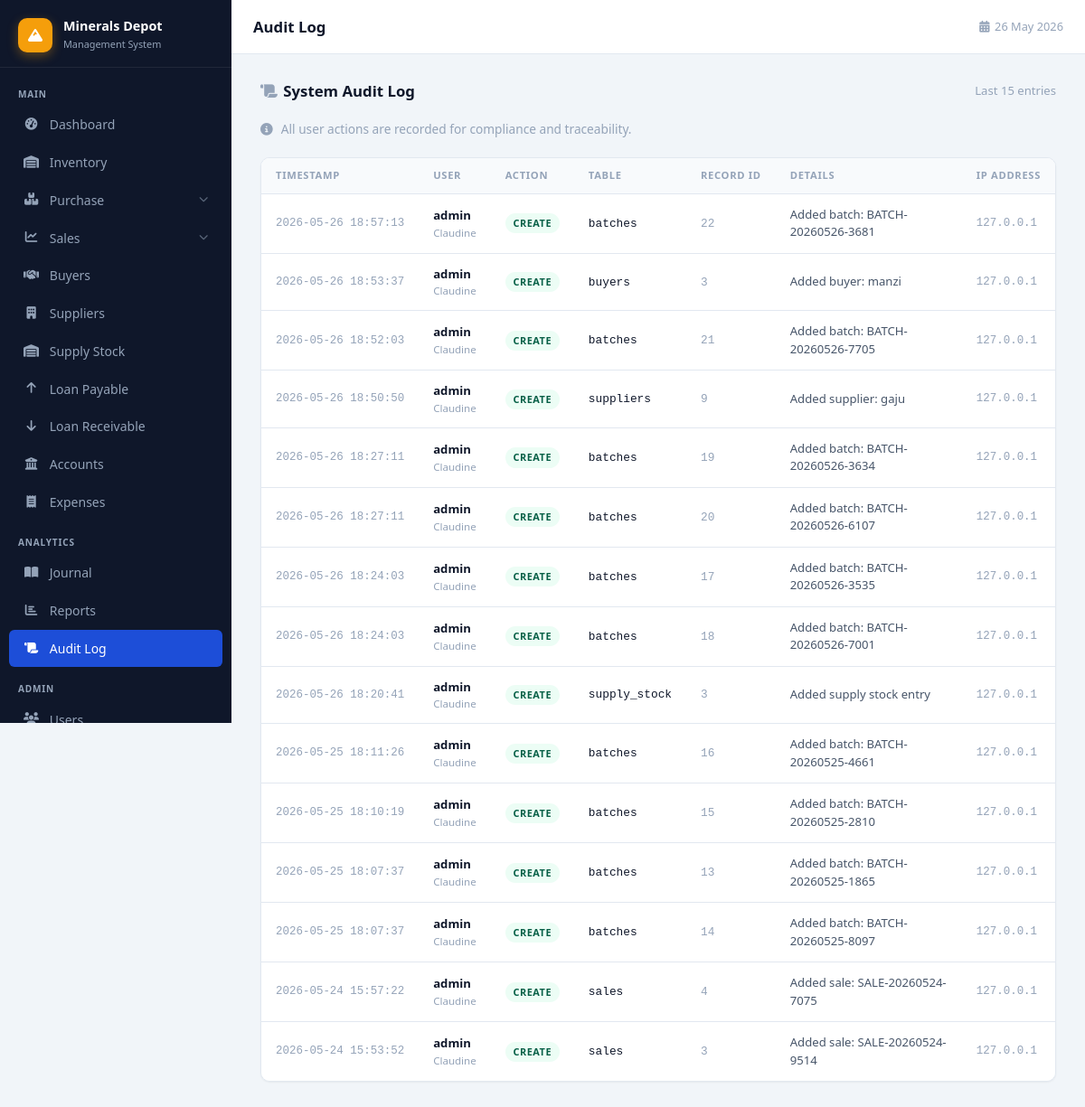
/audit_log.php (signed in), run on the app's committed database.
### tables this page shows
CREATE TABLE `audit_log` (
  `id` int(11) NOT NULL,
  `user_id` int(11) DEFAULT NULL,
  `action` varchar(100) DEFAULT NULL,
  `table_name` varchar(50) DEFAULT NULL,
  `record_id` int(11) DEFAULT NULL,
  `details` text DEFAULT NULL,
  `ip_address` varchar(45) DEFAULT NULL,
  `created_at` timestamp NOT NULL DEFAULT current_timestamp()
);

CREATE TABLE `users` (
  `id` int(11) NOT NULL,
  `username` varchar(50) NOT NULL,
  `password` varchar(255) NOT NULL,
  `full_name` varchar(100) NOT NULL,
  `email` varchar(100) DEFAULT NULL,
  `role` enum('admin','manager','storekeeper') DEFAULT 'storekeeper',
  `created_at` timestamp NOT NULL DEFAULT current_timestamp()
);

### audit_log.php (the view, shortened to what this page needs)
<?php
require_once 'config/database.php';
$logs = $pdo->query("
    SELECT al.*, u.username, u.full_name
    FROM audit_log al
    LEFT JOIN users u ON al.user_id = u.id
    ORDER BY al.created_at DESC
    LIMIT 200
")->fetchAll();
include 'includes/header.php';
?>
<div class="page-header">
    <h2><i class="fas fa-scroll" style="margin-right:.4rem;color:var(--text-muted)"></i>System Audit Log</h2>
    <span class="text-muted" style="font-size:.82rem">Last <?= count($logs) ?> entries</span>
</div>
<p class="text-muted mb-15" style="font-size:.855rem">
    <i class="fas fa-circle-info" style="margin-right:.35rem"></i>
    All user actions are recorded for compliance and traceability.
</p>
<div class="table-wrap">
    <table>
        <thead>
            <tr>
                <th>Timestamp</th>
                <th>User</th>
                <th>Action</th>
                <th>Table</th>
                <th>Record ID</th>
                <th>Details</th>
                <th>IP Address</th>
            </tr>
        </thead>
        <tbody>
            <?php foreach($logs as $log): ?>
            <tr>
                <td class="font-mono text-muted" style="font-size:.78rem;white-space:nowrap"><?= $log['created_at'] ?></td>
                <td>
                    <div class="fw-600" style="font-size:.82rem"><?= htmlspecialchars($log['username']??'System') ?></div>
                    <?php if($log['full_name']): ?>
                    <div class="text-muted" style="font-size:.72rem"><?= htmlspecialchars($log['full_name']) ?></div>
                    <?php endif; ?>
                </td>
                <td>
                    <?php
                    $ac = match($log['action']){
                        'CREATE' => 'badge-success',
                        'DELETE' => 'badge-danger',
                        'UPDATE' => 'badge-warning',
                        default  => 'badge-info'
                    };
                    ?>
                    <span class="badge <?= $ac ?>"><?= htmlspecialchars($log['action']) ?></span>
                </td>
                <td class="font-mono" style="font-size:.8rem"><?= htmlspecialchars($log['table_name']) ?></td>
                <td class="text-muted font-mono" style="font-size:.8rem"><?= $log['record_id'] ?></td>
                <td style="max-width:280px;font-size:.82rem;color:var(--text-sec)"><?= htmlspecialchars($log['details']) ?></td>
                <td class="font-mono text-muted" style="font-size:.78rem"><?= htmlspecialchars($log['ip_address']) ?></td>
            </tr>
            <?php endforeach; ?>
        </tbody>
    </table>
</div>
<?php include 'includes/footer.php'; ?>

### css/style.css (style rules this page uses)
:root { --sidebar-w: 256px; --topbar-h: 60px; --sidebar-bg: #0f172a; --sidebar-text: #94a3b8; --sidebar-hover: rgba(255,255,255,.07); --sidebar-active: #1d4ed8; --accent: #f59e0b; --primary: #3b82f6; --primary-dark: #1d4ed8; --success: #10b981; --danger: #ef4444; --warning: #f59e0b; --bg: #f1f5f9; --surface: #ffffff; --border: #e2e8f0; --text: #0f172a; --text-sec: #475569; --text-muted: #94a3b8; --shadow-sm: 0 1px 2px rgba(0,0,0,.05); --shadow: 0 1px 3px rgba(0,0,0,.10),0 1px 2px rgba(0,0,0,.06); --shadow-md: 0 4px 6px -1px rgba(0,0,0,.10),0 2px 4px -1px rgba(0,0,0,.06); --shadow-lg: 0 10px 25px -3px rgba(0,0,0,.15); --r-sm: 6px; --r: 10px; --r-lg: 16px; }
*,*::before,*::after { margin:0; padding:0; box-sizing:border-box; }
body { font-family:'Segoe UI',system-ui,-apple-system,sans-serif; background:var(--bg); color:var(--text); line-height:1.5; font-size:14px; }
.page-header { display:flex; align-items:center; justify-content:space-between; margin-bottom:1.25rem; flex-wrap:wrap; gap:.75rem; }
.page-header h2 { font-size:1.05rem; font-weight:700; }
.table-wrap { overflow-x:auto; border-radius:var(--r); border:1px solid var(--border); box-shadow:var(--shadow-sm); }
table { width:100%; border-collapse:collapse; background:var(--surface); font-size:.855rem; }
thead th { background:#f8fafc; color:var(--text-muted); font-weight:600; font-size:.7rem; text-transform:uppercase; letter-spacing:.06em; padding:.7rem 1rem; text-align:left; border-bottom:1px solid var(--border); white-space:nowrap; }
tbody td { padding:.8rem 1rem; border-bottom:1px solid var(--border); vertical-align:middle; }
tbody tr:last-child td { border-bottom:none; }
.badge { display:inline-flex; align-items:center; padding:.18rem .55rem; border-radius:999px; font-size:.68rem; font-weight:700; text-transform:uppercase; letter-spacing:.05em; white-space:nowrap; }
.badge-success { background:#ecfdf5; color:#065f46; }
.text-muted { color:var(--text-muted); }
.fw-600 { font-weight:600; }
.font-mono { font-family:'Consolas','Monaco',monospace; font-size:.85em; }
.mb-15 { margin-bottom:1.25rem; }

### data on the page
audit_log: created_at "2026-05-26 18:57:13", user.username "admin", user.full_name "Claudine", action "CREATE", table_name "batches", record "22", details "Added batch: BATCH-20260526-3681", ip_address "127.0.0.1"
audit_log: created_at "2026-05-26 18:53:37", user.username "admin", user.full_name "Claudine", action "CREATE", table_name "buyers", record "3", details "Added buyer: manzi", ip_address "127.0.0.1"
audit_log: created_at "2026-05-26 18:52:03", user.username "admin", user.full_name "Claudine", action "CREATE", table_name "batches", record "21", details "Added batch: BATCH-20260526-7705", ip_address "127.0.0.1"
audit_log: created_at "2026-05-26 18:50:50", user.username "admin", user.full_name "Claudine", action "CREATE", table_name "suppliers", record "9", details "Added supplier: gaju", ip_address "127.0.0.1"
audit_log: created_at "2026-05-26 18:27:11", user.username "admin", user.full_name "Claudine", action "CREATE", table_name "batches", record "19", details "Added batch: BATCH-20260526-3634", ip_address "127.0.0.1"
audit_log: created_at "2026-05-26 18:27:11", user.username "admin", user.full_name "Claudine", action "CREATE", table_name "batches", record "20", details "Added batch: BATCH-20260526-6107", ip_address "127.0.0.1"
audit_log: created_at "2026-05-26 18:24:03", user.username "admin", user.full_name "Claudine", action "CREATE", table_name "batches", record "17", details "Added batch: BATCH-20260526-3535", ip_address "127.0.0.1"
audit_log: created_at "2026-05-26 18:24:03", user.username "admin", user.full_name "Claudine", action "CREATE", table_name "batches", record "18", details "Added batch: BATCH-20260526-7001", ip_address "127.0.0.1"
audit_log: created_at "2026-05-26 18:20:41", user.username "admin", user.full_name "Claudine", action "CREATE", table_name "supply_stock", record "3", details "Added supply stock entry", ip_address "127.0.0.1"
audit_log: created_at "2026-05-25 18:11:26", user.username "admin", user.full_name "Claudine", action "CREATE", table_name "batches", record "16", details "Added batch: BATCH-20260525-4661", ip_address "127.0.0.1"
audit_log: created_at "2026-05-25 18:10:19", user.username "admin", user.full_name "Claudine", action "CREATE", table_name "batches", record "15", details "Added batch: BATCH-20260525-2810", ip_address "127.0.0.1"
audit_log: created_at "2026-05-25 18:07:37", user.username "admin", user.full_name "Claudine", action "CREATE", table_name "batches", record "13", details "Added batch: BATCH-20260525-1865", ip_address "127.0.0.1"
audit_log: created_at "2026-05-25 18:07:37", user.username "admin", user.full_name "Claudine", action "CREATE", table_name "batches", record "14", details "Added batch: BATCH-20260525-8097", ip_address "127.0.0.1"
audit_log: created_at "2026-05-24 15:57:22", user.username "admin", user.full_name "Claudine", action "CREATE", table_name "sales", record "4", details "Added sale: SALE-20260524-7075", ip_address "127.0.0.1"
audit_log: created_at "2026-05-24 15:53:52", user.username "admin", user.full_name "Claudine", action "CREATE", table_name "sales", record "3", details "Added sale: SALE-20260524-9514", ip_address "127.0.0.1"

### other printed values
$page_title "Audit Log"
count($logs) "15"
